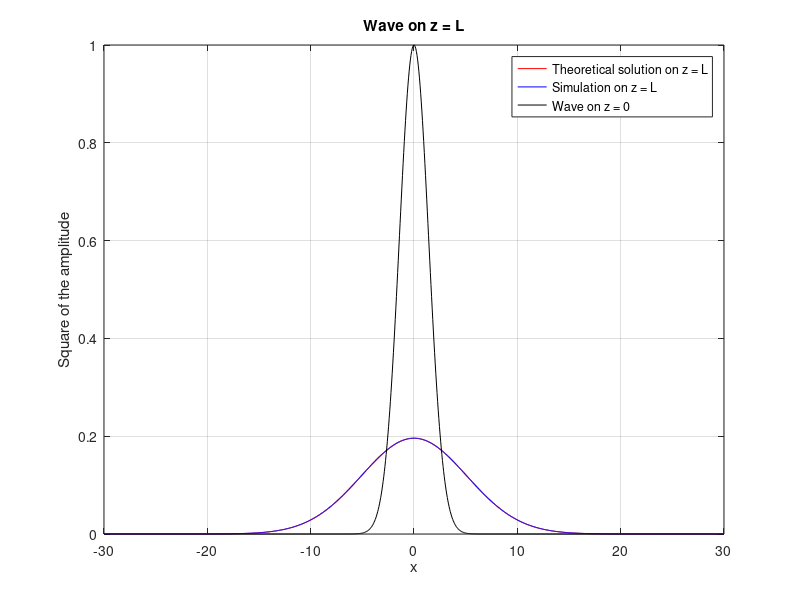
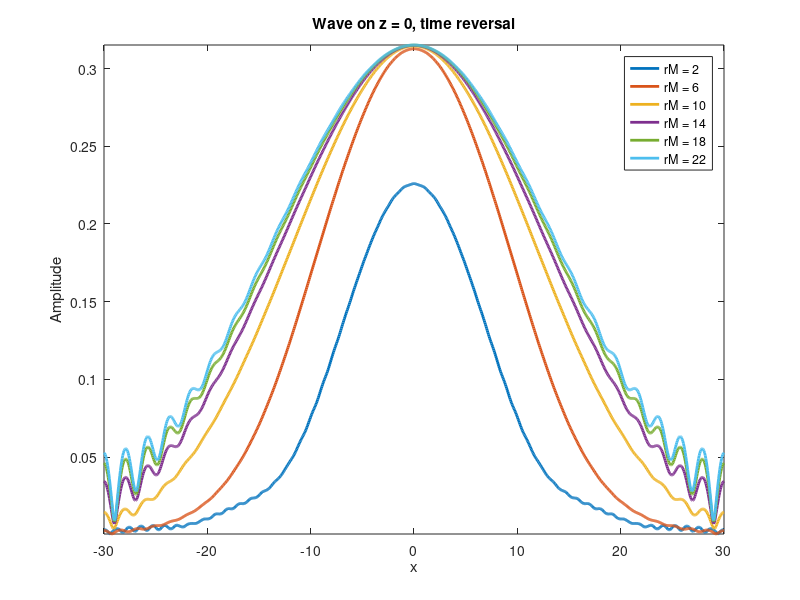
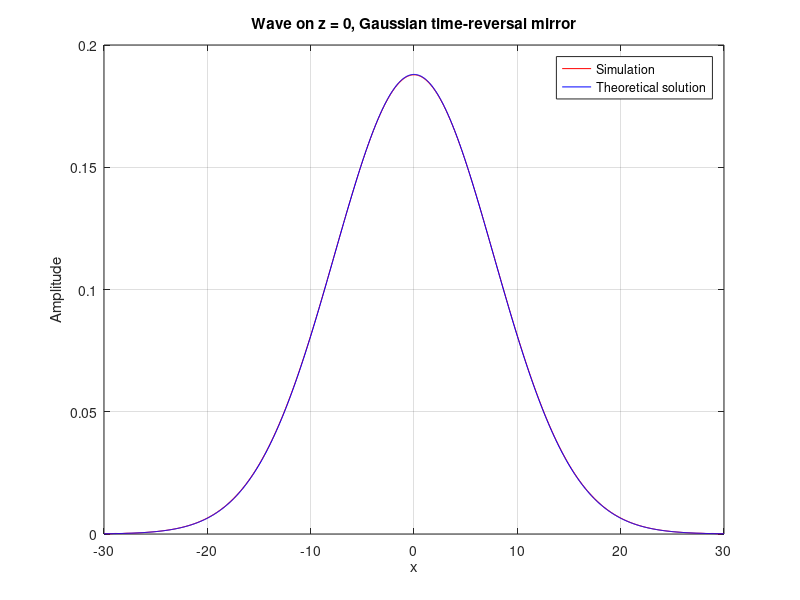

MATLAB code for these plots, in order: (Note: this script raises an error after producing the figures.)
%%%%%%%%%%%%%%%%%%%%%%%%%%%%%%%%%%%%%%%%%%%%%%%%%%%%%%%%%%%%%%%%%%%%%%%%%%%
%%%%%%%%%% Propagation of time-harmonic waves in a random medium %%%%%%%%%%
%%%%%%%%%%%%%%%%%%%%% PART I - Homogeneous medium %%%%%%%%%%%%%%%%%%%%%%%%%
%%%%%%%%%%%%%%%%%%%%%%%%%%%%%%%%%%%%%%%%%%%%%%%%%%%%%%%%%%%%%%%%%%%%%%%%%%%
clear all; close all; clc;

xmax = 60;
k = 1; 
w = 1; % Frequency
L = 10; % Position of mirror
r0 = 2; % Gaussian beam radius
N = 2^10 + 1;
x = linspace(-xmax/2, xmax/2, N);

%% Part 1 : Propagation of time-harmonic waves in a homogeneous medium

% theoretical part 
Rt = r0  * (1 + 4 * L^2/k^2/r0^4)^0.5;
psi_t = r0/Rt * exp(-2 * x.^2./Rt^2); 

% simulation 
psi_0 = exp(-x.^2/r0^2);
dx = xmax /(N - 1);
psi_0_fft = fftshift(fft(psi_0));

fmax = 1/2/dx;
f = 2 * pi .* linspace(-fmax, fmax, N ); 

sol_L_fft = psi_0_fft .* exp(-1i * f.^2/2/k * L); 
sol = ifft(sol_L_fft);
sol_norm = abs(sol).^2 ;

figure(1); plot(x, psi_t, '-r', x, sol_norm, '-b', x, psi_0, '-k');
legend('Theoretical solution on z = L', 'Simulation on z = L', 'Wave on z = 0')
xlabel('x'); ylabel('Square of the amplitude');grid('on')
title('Wave on z = L');

%% Part 1 : Time reversal for time-harmonic waves in a homogeneous medium
rt = r0* (1 + 2i * L/k/r0^2)^0.5;
psi_L = r0/rt * exp(-x.^2/rt^2);
psi_L_conj = conj(psi_L);

% chi_M compactly supported
rM = 2:4:22;
sol_0 = zeros(length(rM), length(x));

for i = 1 : length(rM)
    chi_M = (1 - (x./2/rM(i)).^2).^2;
    chi_M(x <-2*rM(i)) = 0 ;
    chi_M(x > 2*rM(i)) = 0 ;

    term1_fft = fftshift(fft(psi_L_conj .* chi_M));
    sol_0_fft = term1_fft.* exp(1i * f.^2/2/k * L);
    sol_0(i, :) = abs(ifft(sol_0_fft));
end
figure(2); plot(x, sol_0, 'LineWidth', 2);
legend('rM = 2',  'rM = 6',  'rM = 10',  'rM = 14', 'rM = 18', 'rM = 22')
title('Wave on z = 0, time reversal')
xlabel('x'); ylim([min(min(sol_0)), max(max(sol_0))]); ylabel('Amplitude'); grid('off')

% chi_M gaussian
rM = 2;
chi_M = exp(- (x.^2)/rM^2);
term1_fft = fftshift(fft(psi_L_conj .* chi_M));
sol_0_fft = term1_fft.* exp(1i * f.^2/2/k * L);
sol_0 = abs(ifft(sol_0_fft));
atr = (1 -4i * L/k/r0^2 -  4 * L^2/k^2/r0^2/rM^2 - 2i*L/k/rM^2)^0.5;
rtr_square = (1/rM^2 + 1/(r0^2 - 2i * L/k))^(-1) - 2i * L/k;
psi_tr_0 = abs(1/atr * exp(- x.^2/rtr_square));

figure(3); plot(x, sol_0, '-r', x, psi_tr_0, '-b');
legend('Simulation', 'Theoretical solution')
xlabel('x'); ylabel('Amplitude'); grid('on')
title('Wave on z = 0, Gaussian time-reversal mirror')

%%
%%%%%%%%%%%%%%%%%%%%%%%%%%%%%%%%%%%%%%%%%%%%%%%%%%%%%%%%%%%%%%%%%%%%%%%%%%%
%%%%%%%%%% Propagation of time-harmonic waves in a random medium %%%%%%%%%%
%%%%%%%%%%%%%%%%%%%% PART II - Heterogeneous medium %%%%%%%%%%%%%%%%%%%%%%%
%%%%%%%%%%%%%%%%%%%%%%%%%%%%%%%%%%%%%%%%%%%%%%%%%%%%%%%%%%%%%%%%%%%%%%%%%%%

%%% Constants
h = 1; % Longitudinal (along z) step size
zc = 1;
xc = 4;
sigma = 1;

x = linspace(-xmax/2, xmax/2, N)';
dx = xmax / (N - 1);
fmax = 1 / (2 * dx);
f = 2 * pi .* linspace(-fmax, fmax, N ); 

u0 = exp(-x.^2/r0^2); % Initial wave profile
rM = 2;
mirror = exp(-x.^2 / rM^2); % Gaussian mirror profile

%% Part 2 : Runs propagations and backpropagations

nb_MC = 300; % Number of profiles to be averaged
nb_GP = round(L / zc); % Number of Gaussian processes

U_L = zeros(nb_MC, N); % Transmitted wave profile
U_0_rand = zeros(nb_MC, N); % Refocused wave profile random medium
U_0_homo = zeros(nb_MC, N); % Refocused wave profile homogeneous medium

for i = 1:nb_MC  
    % Forward propagation in random medium
    GP_seq = sample_GP(x, sigma, xc, nb_GP);
    U_L(i,:) = split_step_fourier_method(0, 1, round(L/h) - 1, u0, h, k, f, GP_seq);
    
    % Backpropagation in same random medium
    u = conj(U_L(i,:)') .* mirror;
    U_0_rand(i,:) = split_step_fourier_method(round(L/h) - 1, -1, 0, u, -h, k, f, GP_seq);
    
    % Backpropagation in homogeneous medium
    U_0_homo(i,:) = split_step_fourier_method(round(L/h) - 1, -1, 0, u, h, k, f);
end

% Average results on all runs
U_L = mean(U_L, 1)';
U_0_rand = mean(U_0_rand, 1)';
U_0_homo = mean(U_0_homo, 1)';

%% Part 2 : Mean transmitted wave profile
rt = r0*sqrt(1 + 2*1i*L/k/r0^2);
gamma0 = sigma^2*zc;
mean_wave_L = r0/rt * exp(-x.^2/rt^2) * exp(-gamma0*w^2*L/8);

figure(4); plot(x, abs(mean_wave_L), x, abs(U_L))
xlabel('x'); ylabel('|\bf{E}[\phi_t(x)]|');
legend('theoretical', 'empirical')
title('Mean transmitted wave profile in random medium')

%% Part 2 : mean refocused wave profile in z=0 (random medium)
atr = sqrt(1 + 4*L^2/(k*r0*rM)^2 + 2*1i*L/k/rM^2);
rtr_square = ((1/rM^2+1/(r0^2-2*1i*L/k))^-1 + 2*1i*L/k);
gamma2 = 2*sigma^2*zc/xc^2;
ra_square = 48/L/gamma2/w^2  * 1;
mean_wave_0_rand = 1/atr * exp(-x.^2 /rtr_square) .* exp(-x.^2 /ra_square);

figure(5); plot(x, 0.28*abs(mean_wave_0_rand), x, 0.28*abs(U_0_rand));
xlabel('x'); ylabel('|\bf{E}[\phi_t^{tr}(x)]|');
legend('theoretical', 'empirical')
title('Mean refocused wave profile in random medium')

%% Part 2 : mean refocused wave profile in z=0 (homogeneous medium)
mean_wave_0_homo = 1/atr * exp(-x.^2/rtr_square) .* exp(-gamma0*w^2*L/8);
figure(6); plot(x, abs(mean_wave_0_homo), x, abs(U_0_homo));
xlabel('x'); ylabel('|\bf{E}[\phi_t^{tr}(x)]|');
legend('theoretical', 'empirical')
title('Mean refocused wave profile in homegeneous medium')

%% Part 2 : Time reversal for time-dependent waves in a random medium.
w0 = 1;
B = 0.75;
nb_discr = 20;
omega_discr = linspace(w0-B,w0+B,nb_discr);
nb_GP = round(L / zc); % Number of Gaussian processes

U_0_w_samples = zeros(5, N);

for s = 1:5

U_L_w = zeros(nb_discr, N); % Transmitted wave profile
U_0_w = zeros(nb_discr, N); % Refocused wave profile random medium

GP_seq = sample_GP(x, sigma, xc, nb_GP);
for wi = 1:nb_discr
    %omega = omega_discr(w);
    k = omega_discr(wi);

    % Go forward in random medium
    U_L_w(wi,:) = split_step_fourier_method(0, 1, round(L/h) - 1, u0, h, k, f, GP_seq);

    % Go reverse in same random medium
    u = conj(U_L_w(wi,:)') .* mirror;
    U_0_w(wi,:) = split_step_fourier_method(round(L/h) - 1, -1, 0, u, -h, k, f, GP_seq);
end
U_0_w = mean(U_0_w, 1);
U_0_w_samples(s,:) = abs(U_0_w);
end

atr = sqrt(1 + 4*L^2/(k*r0*rM)^2 + 2*1i*L/k/rM^2);
rtr_square =(1/rM^2+1/(r0^2-2*1i*L/k))^-1 + 2*1i*L/k;
gamma2 = 2*sigma^2*zc/xc^2;
ra_square = 48/(L*gamma2*w^2);
mean_wave_0_rand = 1/atr * exp(-x.^2/rtr_square) .* exp(-x.^2/ra_square);

figure(7); 
%plot(x, abs(mean_wave_0_rand), x, abs(U_0_w));
plot(x, abs(mean_wave_0_rand), x, U_0_w_samples);
xlabel('x'); ylabel('|\bf{E}[\phi_t^{tr}(x)]|');
legend('theoretical')
title('Refocused time-dependent waves in random medium')